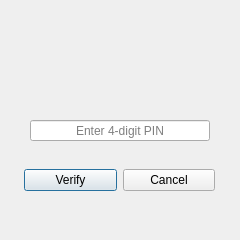
<?xml version="1.0" encoding="UTF-8"?>
<ui version="4.0">
 <class>VerifyIdentityDialog</class>
 <widget class="QDialog" name="VerifyIdentityDialog">
  <property name="windowModality">
   <enum>Qt::ApplicationModal</enum>
  </property>
  <property name="geometry">
   <rect>
    <x>0</x>
    <y>0</y>
    <width>240</width>
    <height>240</height>
   </rect>
  </property>
  <property name="minimumSize">
   <size>
    <width>240</width>
    <height>240</height>
   </size>
  </property>
  <property name="maximumSize">
   <size>
    <width>240</width>
    <height>240</height>
   </size>
  </property>
  <property name="windowTitle">
   <string>Paper - Verify Identity</string>
  </property>
  <property name="windowIcon">
   <iconset>
    <normaloff>../icons/icons8-origami-100.png</normaloff>../icons/icons8-origami-100.png</iconset>
  </property>
  <widget class="QWidget" name="horizontalLayoutWidget">
   <property name="geometry">
    <rect>
     <x>19</x>
     <y>160</y>
     <width>201</width>
     <height>41</height>
    </rect>
   </property>
   <layout class="QHBoxLayout" name="horizontalLayout_2">
    <property name="leftMargin">
     <number>5</number>
    </property>
    <property name="rightMargin">
     <number>5</number>
    </property>
    <item>
     <widget class="QPushButton" name="verify_button">
      <property name="focusPolicy">
       <enum>Qt::ClickFocus</enum>
      </property>
      <property name="text">
       <string>Verify</string>
      </property>
      <property name="icon">
       <iconset>
        <normaloff>../icons/icons8-ok-96.png</normaloff>../icons/icons8-ok-96.png</iconset>
      </property>
     </widget>
    </item>
    <item>
     <widget class="QPushButton" name="cancel_button">
      <property name="text">
       <string>Cancel</string>
      </property>
      <property name="icon">
       <iconset>
        <normaloff>../icons/icons8-cancel-96.png</normaloff>../icons/icons8-cancel-96.png</iconset>
      </property>
     </widget>
    </item>
   </layout>
  </widget>
  <widget class="QLabel" name="label">
   <property name="geometry">
    <rect>
     <x>80</x>
     <y>20</y>
     <width>80</width>
     <height>80</height>
    </rect>
   </property>
   <property name="maximumSize">
    <size>
     <width>80</width>
     <height>80</height>
    </size>
   </property>
   <property name="font">
    <font>
     <pointsize>14</pointsize>
     <bold>true</bold>
    </font>
   </property>
   <property name="text">
    <string/>
   </property>
   <property name="pixmap">
    <pixmap>../drawables/icons8-security-shield-green-96.png</pixmap>
   </property>
   <property name="scaledContents">
    <bool>true</bool>
   </property>
   <property name="alignment">
    <set>Qt::AlignCenter</set>
   </property>
  </widget>
  <widget class="QLineEdit" name="enter_pin_line_edit">
   <property name="geometry">
    <rect>
     <x>30</x>
     <y>120</y>
     <width>180</width>
     <height>21</height>
    </rect>
   </property>
   <property name="maximumSize">
    <size>
     <width>180</width>
     <height>16777215</height>
    </size>
   </property>
   <property name="focusPolicy">
    <enum>Qt::ClickFocus</enum>
   </property>
   <property name="maxLength">
    <number>4</number>
   </property>
   <property name="echoMode">
    <enum>QLineEdit::Password</enum>
   </property>
   <property name="alignment">
    <set>Qt::AlignCenter</set>
   </property>
   <property name="placeholderText">
    <string>Enter 4-digit PIN</string>
   </property>
   <property name="clearButtonEnabled">
    <bool>true</bool>
   </property>
  </widget>
  <widget class="QLabel" name="pin_check_illustration">
   <property name="geometry">
    <rect>
     <x>68</x>
     <y>200</y>
     <width>20</width>
     <height>20</height>
    </rect>
   </property>
   <property name="text">
    <string/>
   </property>
   <property name="scaledContents">
    <bool>true</bool>
   </property>
   <property name="alignment">
    <set>Qt::AlignCenter</set>
   </property>
  </widget>
  <widget class="QLabel" name="pinCheck_label">
   <property name="geometry">
    <rect>
     <x>100</x>
     <y>200</y>
     <width>71</width>
     <height>20</height>
    </rect>
   </property>
   <property name="text">
    <string/>
   </property>
   <property name="alignment">
    <set>Qt::AlignLeading|Qt::AlignLeft|Qt::AlignVCenter</set>
   </property>
  </widget>
 </widget>
 <resources/>
 <connections/>
</ui>
